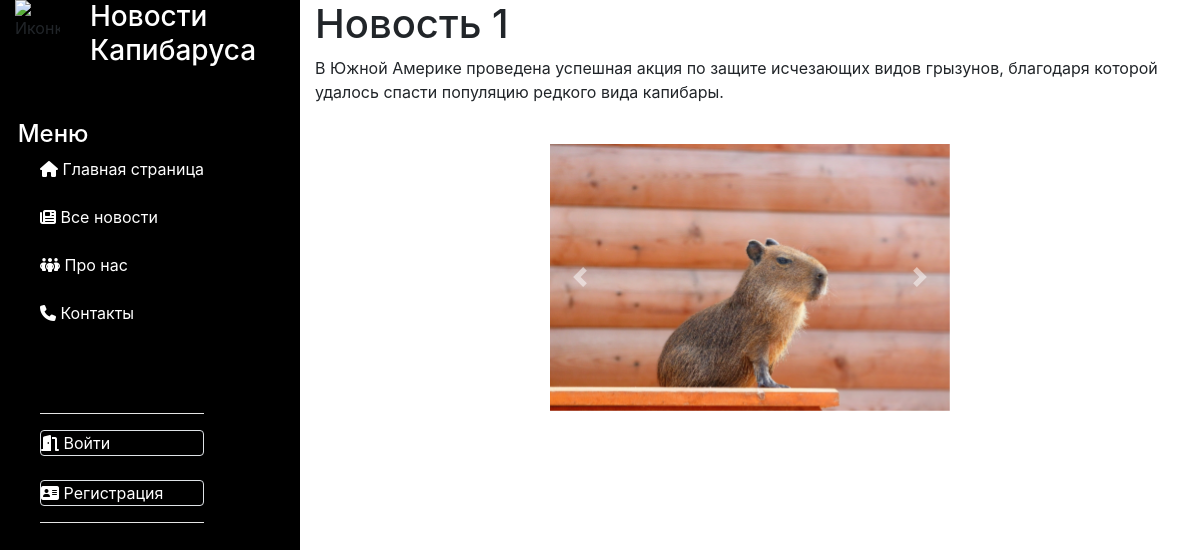
Screenshot of /news/1 with the database file from the repository.
### news/models.py (models this page shows, shortened)
class Article(models.Model):
    categories = (('E', 'Economics'),
                  ('S', 'Science'),
                  ('IT', 'IT'))
    author = models.ForeignKey(User, on_delete=models.SET_NULL, null=True)
    title = models.CharField('Название', max_length=50, default='')
    anouncement = models.TextField('Аннотация', max_length=250)
    text = models.TextField('Текст новости')
    date = models.DateTimeField('Дата публикации', auto_created=True,default=datetime.datetime.now())
    category = models.CharField(choices=categories, max_length=20, verbose_name='Категории')
    tags=models.ManyToManyField(to=Tag, blank=True)
    class Meta:
        ordering=['title','date']
        verbose_name = 'Новость'
        verbose_name_plural = 'Новости'

class Image(models.Model):
    article=models.ForeignKey(Article, on_delete=models.CASCADE)
    title=models.CharField(max_length=50, blank=True)
    image=models.ImageField(upload_to='article_images/')

### news/views.py (the view)
# urls.py: path('<int:id>', views.news_detail, name='news_detail'),
def news_detail(request, id):
    news = Article.objects.get(id=id)
    images=Image.objects.filter(article_id=id)
    context = {'news': news,'images': images}
    return render(request, 'news/news_detail.html', context)

### news/templates/news/news_detail.html (shortened to what this page needs)
{% extends 'main/SideBar.html' %}
{% load static %}
{% block content %}
<link rel="stylesheet" href="https://maxcdn.bootstrapcdn.com/bootstrap/4.0.0/css/bootstrap.min.css"
>
<h1>
    {{ news.title }}
</h1>
<p>
    {{ news.text }}
</p>
<br>
<div id="carouselExampleControls" class="carousel slide" data-ride="carousel">
    <div class="carousel-inner">
        {% for image in images %}
        <div class="carousel-item {% if forloop.counter == 1 %}active{% endif %}">
            <img class="d-block w-100" src="{{ image.image.url }}">
        </div>
        {% endfor %}
    </div>
    <a class="carousel-control-prev" href="#carouselExampleControls" role="button" data-slide="prev">
        <span class="carousel-control-prev-icon" aria-hidden="true"></span>
    </a>
    <a class="carousel-control-next" href="#carouselExampleControls" role="button" data-slide="next">
        <span class="carousel-control-next-icon" aria-hidden="true"></span>
    </a>
</div>
{% endblock content %}

### main/static/main/css/style.css (style rules this page uses)
body { height: 100vh; }
#carouselExampleControls { width: 400px; height: auto; margin: auto; }

### rows the page displays
Article: title "Новость 1", text "В Южной Америке проведена успешная акция по защите исчезающих видов грызунов, благодаря которой удалось спасти популяцию редкого вида капибары."
Image: image (picture)
